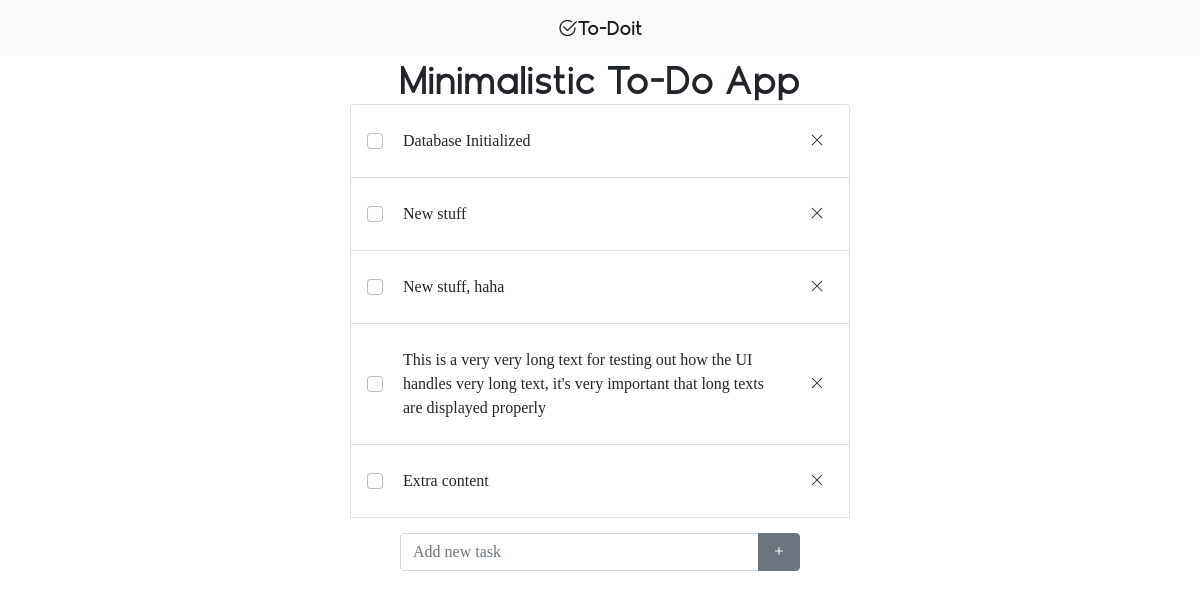
Before: / with the older database file.
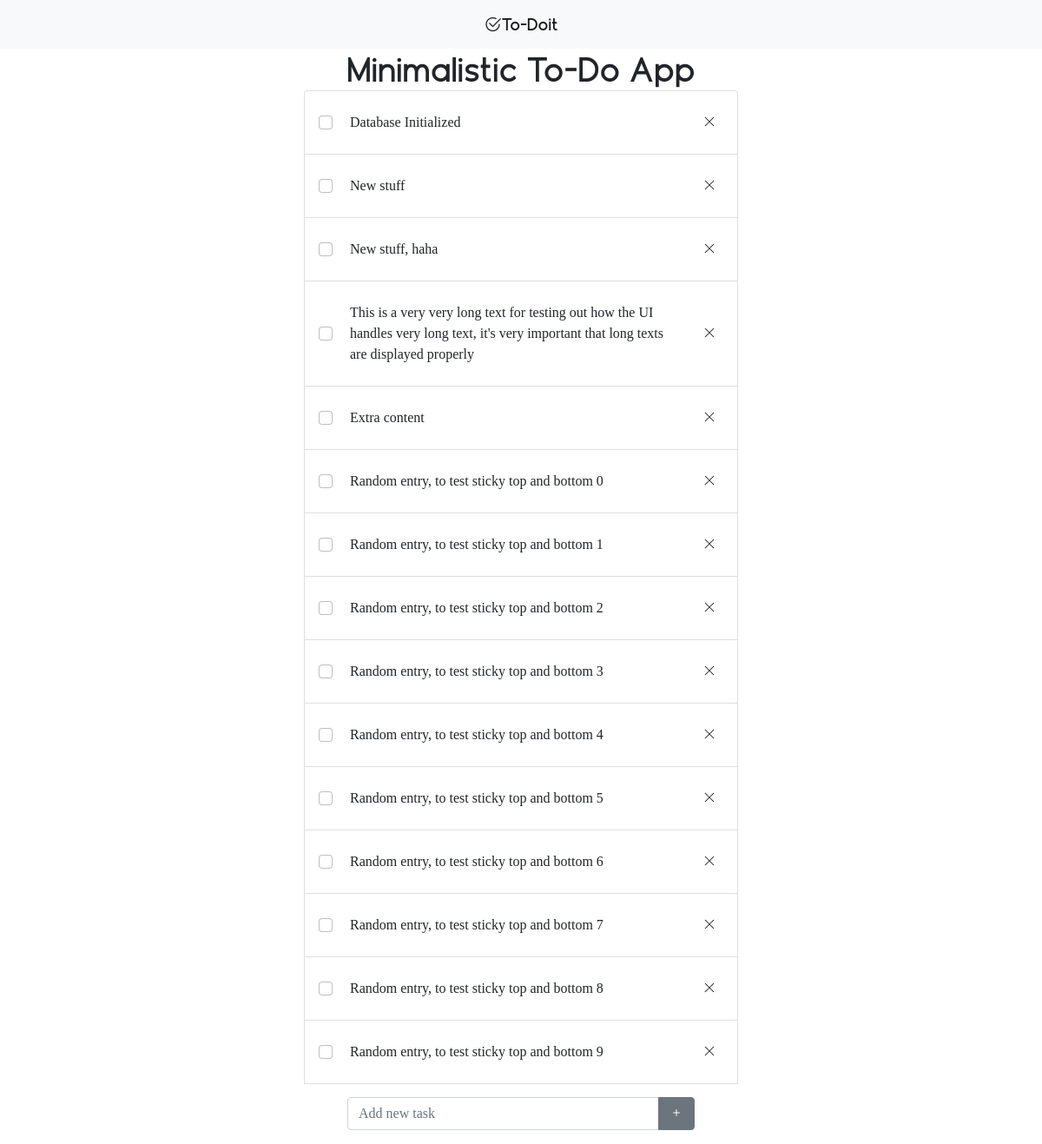
After: the same page with the newer database file.
### tables this page shows
CREATE TABLE todos (
    id INTEGER PRIMARY KEY AUTOINCREMENT,
    time TIMESTAMP NOT NULL DEFAULT CURRENT_TIMESTAMP,
    content TEXT NOT NULL
);

### app.py (the view)
@app.route('/')
def index():
    conn = get_db_connection()
    todos = conn.execute('SELECT * FROM todos').fetchall()
    conn.close()
    return render_template('index.html',todos=todos)

### app.py (called while the page is built)
def get_db_connection():
    conn = sqlite3.connect('database.db')
    conn.row_factory = sqlite3.Row
    return conn

### templates/index.html
{% extends 'base.html' %}
{% block content %}
    {% for entry in todos %}
        <li class="list-group-item d-flex justify-content-between align-items-center">
    		<span><input class="form-check-input me-1" type="checkbox" value="" aria-label="..."></span>
            <div class="card-body">{{ entry['content'] }}</div>
            <button type="button" class="btn btn-sm" aria-label="Close"><i class="bi bi-x-lg"></i></button>
        </li>
    {% endfor %}
{% endblock %}

### templates/base.html (shortened to what this page needs)
<!doctype html>
<html lang="en">
  <head>
    <link href="https://cdn.jsdelivr.net/npm/bootstrap@5.0.2/dist/css/bootstrap.min.css" rel="stylesheet">
    <link rel="stylesheet" href="https://cdn.jsdelivr.net/npm/bootstrap-icons@1.9.1/font/bootstrap-icons.css">
    <link rel="stylesheet" type="text/css" href="{{ url_for('static',filename='style.css') }}">
  </head>
  <body>
	<nav class="navbar sticky-top navbar-light bg-light">
    	<div class="container">
        <a class="navbar-brand logotype mx-auto" href="#">
            <i class="bi bi-check2-circle"></i>To-Doit
        </a>
  	  </div>
	</nav>
	<div class="content">
    <h1 class="header text-center">Minimalistic To-Do App</h1>
    <ul class="list-group">
        {% block content %} {% endblock %}
        <form method="post" class="fixed-bottom-group">
	        <div class="input-group mb-3">
		        <input type="text" class="form-control" placeholder="Add new task" aria-label="Add task" aria-describedby="button-addon2">
		        <button class="btn btn-secondary" type="button" id="button-addon2"><i class="bi bi-plus"></i></button>
	        </div>
	    </form>
	</ul>
    </div>
  </body>
</html>

### static/style.css (style rules this page uses)
.logotype { font-family: 'Geomatrix'; }
.header { font-family: 'Geomatrix'; margin: auto; }
.content { font-family: 'Roundy'; max-width: 500px; margin: auto; }
.fixed-bottom-group { position:sticky; bottom:0; left:0; right:0; width:80%; margin:auto; margin-top: 15px; }

Changed rows visible on the page:
added todos: content "Random entry, to test sticky top and bottom 0"
added todos: content "Random entry, to test sticky top and bottom 1"
added todos: content "Random entry, to test sticky top and bottom 2"
added todos: content "Random entry, to test sticky top and bottom 3"
added todos: content "Random entry, to test sticky top and bottom 4"
added todos: content "Random entry, to test sticky top and bottom 5"
added todos: content "Random entry, to test sticky top and bottom 6"
added todos: content "Random entry, to test sticky top and bottom 7"
added todos: content "Random entry, to test sticky top and bottom 8"
added todos: content "Random entry, to test sticky top and bottom 9"
